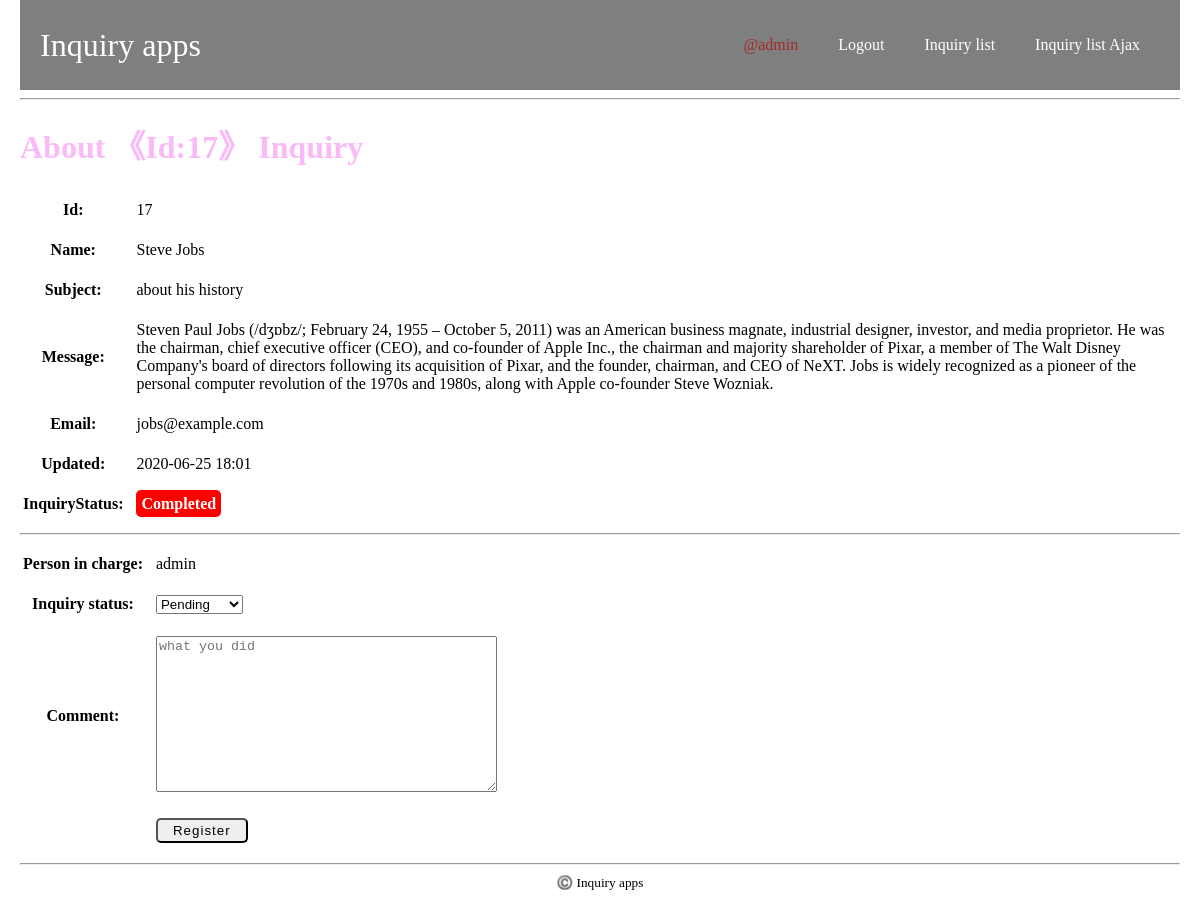
/inquiry/17/comment/add/ (signed in), run on the app's committed database.
### inquiry_apps/models.py (models this page shows, shortened)
class Inquiry(models.Model):
    class Meta:
        db_table = 'inquiry'
    name = models.CharField(verbose_name='name',
                                max_length=255)
    subject = models.CharField(verbose_name='subject',
                                max_length=255)
    message = models.CharField(verbose_name='message',
                                max_length=500)
    email = models.EmailField(verbose_name='email')
    created_at = models.DateTimeField(verbose_name='created_at',
                                        auto_now_add=True)
    updated_at = models.DateTimeField(verbose_name='updated_at',
                                        auto_now_add=True)
    inquiry_status = models.IntegerField(
        verbose_name='inquiry_status',
        choices=InquiryStatus.INQUIRY_STATUS_CHOICES,
        default=0
    )

### inquiry_apps/views.py (the view, shortened to what this page needs)
# urls.py: path('inquiry/<int:inquiry_id>/comment/add/', views.comment_add, name='comment_add'),
@login_required(login_url='/inquiry/login/')
@require_http_methods(['GET', 'POST'])
def comment_add(request, inquiry_id):
    inquiry = get_object_or_404(Inquiry, id=inquiry_id)
    request_data = User.objects.get(username=request.user)
    if request.method != 'POST':
        form = AddInquiryCommentForm()
    context = {
        'inquiry': inquiry,
        'form': form,
    }
    template = loader.get_template('inquiry_apps/comment_add/comment_add.html')
    return HttpResponse(template.render(context, request))

### inquiry_apps/forms.py (shortened to what this page needs)
class AddInquiryCommentForm(forms.Form):
    inquiry_status = forms.fields.ChoiceField(
                                    choices = InquiryStatus.INQUIRY_STATUS_CHOICES,
                                    widget=forms.widgets.Select,
                                    )
    comment = forms.CharField(required=True,
                            max_length=1000,
                            widget=forms.Textarea(
                                attrs={
                                    'placeholder': 'what you did',
                                }))

### inquiry_apps/templates/inquiry_apps/comment_add/comment_add.html (shortened to what this page needs)
{% extends 'inquiry_apps/base.html' %}
{% block content %}
<h1>About 《Id:{{ inquiry.id }}》 Inquiry</h1>
<table class="inquiry_table">
    <tr>
        <th>Id:</th>
        <td>{{ inquiry.id }}</td>
    </tr>
    <tr>
        <th>Name:</th>
        <td>{{ inquiry.name }}</td>
    </tr>
    <tr>
        <th>Subject:</th>
        <td>{{ inquiry.subject }}</td>
    </tr>
    <tr>
        <th>Message:</th>
        <td>{{ inquiry.message }}</td>
    </tr>
    <tr>
        <th>Email:</th>
        <td>{{ inquiry.email }}</td>
    </tr>
    <tr>
        <th>Updated:</th>
        <td>{{ inquiry.updated_at|date:"Y-m-j H:i" }}</td>
    </tr>
    <tr>
        <th>InquiryStatus:</th>
        <td class="inquiry_status">
        <span>
            {% if inquiry.inquiry_status == inquiry.InquiryStatus.Pending %}
            Pending
            {% elif inquiry.inquiry_status == inquiry.InquiryStatus.Ignore %}
            Ignore
            {% else %}
            Completed
            {% endif %}
        </span>
        </td>
    </tr>
</table>
<hr>
<form action="" method="post">
    <table class="inquiry_table">
    <tr>
        <th>Person in charge:</th>
        <td>{{ user.username }}</td>
    </tr>
    <tr>
        <th>Inquiry status:</th>
        <td>{{ form.inquiry_status }}{{ form.inquiry_status.errors }}</td>
    </tr>
    <tr>
        <th>Comment:</th>
        <td>{{ form.comment }}{{ form.comment.errors }}</td>
    </tr>
    <tr>
        <th></th>
        <td><button type="submit" class="btn">Register</button></td>
    </tr>
</table>
</form>
{% endblock %}

### inquiry_apps/templates/inquiry_apps/base.html (shortened to what this page needs)
{% load static %}
<!doctype html>
<html lang="ja">
<head>
    <link rel="stylesheet" href="{% static 'inquiry_apps/css/base.css' %}">
</head>
<body>
    <header class="header">
        <div class="header-bg">
            <div class="header-cat">
                <div class="header-logo">
                    <a href="/">Inquiry apps</a>
                </div>
                <nav class="header-navi">
                    <div class="header-navi-wrap">
                        <ul class="header-navi-list">
                            <li class="header-navi-item"><a href="{% url 'inquiry_apps:edit_profile' %}" style="color:brown;">@{{ user }}</a></li>
                            <li class="header-navi-item"><a href="{% url 'inquiry_apps:inquiry_logout' %}">Logout</a></li>
                            <li class="header-navi-item"><a href="{% url 'inquiry_apps:inquiry_list' %}">Inquiry list</a></li>
                            <li class="header-navi-item"><a href="{% url 'inquiry_apps:inquiry_list_ajax' %}">Inquiry list Ajax</a></li>
                        </ul>
                    </div>
                </nav>
            </div>
        </div>
    </header>
    <div class="content">
        <hr>
        {% block content %}
        {% endblock %}
    </div>
    <hr>
    <div class="footer">
        <small class="copy-right">©️ Inquiry apps</small>
    </div>
</body>
</html>

### inquiry_apps/static/inquiry_apps/css/base.css (style rules this page uses)
html { font-size: 16px; }
body { margin: 0 20px; }
ul, ol { list-style: none; }
h1 { color: rgba(241, 70, 233, 0.377); }
.header { width: 100%; left: 0; top: 0; z-index: 1000; background-color: rgb(000,000,000,.5); }
.header-bg { position: relative; z-index: 2; padding: 20px; flex-wrap: wrap; }
.header-logo a { font-family: cursive; display: block; text-decoration: none; font-size: 2rem; color: #fff; }
.header-cat { display: flex; flex-wrap: wrap; justify-content: space-between; align-items: center; }
.header-navi-list { display: flex; }
.header-navi a { text-decoration: none; padding-left: 20px; padding-right: 20px; font-size: 1rem; color: #fff; }
table tr td { padding: 10px; }
table tr .inquiry_status span { color: white; padding: 5px; border-radius: 5px; background: #fd0000; font-weight: bold; }
.btn { padding: 3px 15px; border-radius: 5px; letter-spacing: 1px; }
.footer { text-align: center; }

### data on the page
Inquiry: id "17", name "Steve Jobs", subject "about his history", message "Steven Paul Jobs (/dʒɒbz/; February 24, 1955 – October 5, 2011) was an American business magnate, industrial designer, investor, and media proprietor. He was the chairman, chief executive officer (CEO), and co-founder of Apple Inc., the chairman and majority shareholder of Pixar, a member of The Walt Disney Company's board of directors following its acquisition of Pixar, and the founder, chairman, and CEO of NeXT. Jobs is widely recognized as a pioneer of the personal computer revolution of the 1970s and 1980s, along with Apple co-founder Steve Wozniak.", email "jobs@example.com", updated_at "2020-06-25 18:01"

### other printed values
{{ user }} "admin"
{{ user.username }} "admin"
